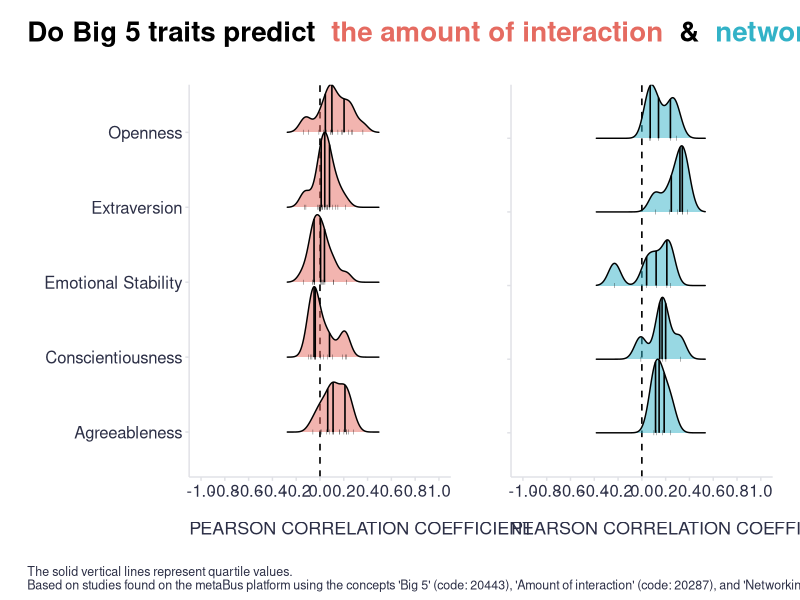

Recreate this plot in R.
# The following concepts were used to search for relevant studies on the metaBus platform (their respective codes are given in brackets):
# Big 5 (20443)  
# Amount of interaction (20287) 
# Networking behavior (80017)

# setting environment ----


# uploading libraries
library(tidyverse) # for data manipulation and visualization 
library(ggridges) # for data visualization
library(ggtext) # for enabling markdown in ggplots
library(patchwork) #  for combining separate ggplots


# data preparation ----

# uploading data
interaction <- readr::read_csv("./interactionAmount.csv")
networking <- readr::read_csv("./networkingBehavior.csv")

# preparing dataset for amount of interaction concept
interactionPrep <- interaction %>%
  dplyr::filter(
    # removing non-relevant personality characteristics 
    !Var1 %in% c("Empathic concern"),
    # limiting to studies conducted at the individual level
    Var2Unit == "Individual"
  ) %>%
  # reversing Neuroticism to Emotional Stability
  dplyr::mutate(
    r = case_when(
      Var1 == "Neuroticism" ~ r*-1,
      TRUE ~ r
    )
  ) %>%
  # uniting the names of personality characteristics across the studies
  dplyr::mutate(
    Var1 = case_when(
      stringr::str_detect(Var1, "Extraversion") | stringr::str_detect(Var1, "Extroversion") | stringr::str_detect(Var1, "extraversion") ~ "Extraversion",
      stringr::str_detect(Var1, "Openness to experience") | stringr::str_detect(Var1, "openness") ~ "Openness",
      stringr::str_detect(Var1, "agreeableness") ~ "Agreeableness",
      stringr::str_detect(Var1, "emotional stability") | stringr::str_detect(Var1, "Neuroticism") ~ "Emotional Stability",
      stringr::str_detect(Var1, "Conscientious") | stringr::str_detect(Var1, "Consciousness") ~ "Conscientiousness",
      TRUE ~ Var1
    )
  )

# preparing dataset for networking behavior concept
networkingPrep <- networking %>%
  dplyr::filter(
    Var2Unit == "Individual"
  ) %>%
  # reversing Neuroticism to Emotional Stability
  dplyr::mutate(
    r = case_when(
      Var1 == "Neuroticism" ~ r*-1,
      TRUE ~ r
    )
  ) %>%
  # uniting the names of personality characteristics across the studies
  dplyr::mutate(
    Var1 = case_when(
      stringr::str_detect(Var1, "Openness") ~ "Openness",
      stringr::str_detect(Var1, "Emotional stability") | stringr::str_detect(Var1, "Neuroticism") ~ "Emotional Stability",
      stringr::str_detect(Var1, "Conscientious") | stringr::str_detect(Var1, "Consciousness") ~ "Conscientiousness",
      TRUE ~ Var1
    )
  )


# data visualization ----

# creating chart for the amount of interaction concept
interactionChart <- interactionPrep %>%
  ggplot2::ggplot(aes(x = r, y = Var1)) + 
  ggplot2::geom_vline(xintercept = 0, linetype = "dashed", size = 0.56) +
  ggridges::geom_density_ridges(
    fill = "#e56b61",
    alpha = 0.5,
    scale = 1,
    jittered_points = TRUE,
    position = position_points_jitter(width = 0, height = 0,seed = 123),
    point_shape = '|', point_size = 1, point_alpha = 1, 
    quantile_lines =TRUE, vline_linetype = "solid", vline_color = "black", vline_size = 0.55
    #quantile_fun=function(x,...)median(x)
  ) +
  ggplot2::scale_x_continuous(limits = c(-1, 1), breaks = seq(-1,1,0.2)) +
  ggplot2::labs(
    x = "PEARSON CORRELATION COEFFICIENT",
    y = ""
  ) +
  ggplot2::theme(
    plot.title = element_text(color = '#2C2F46', face = "bold", size = 20, margin=margin(0,0,12,0), hjust = 0.5),
    plot.subtitle = element_text(color = '#2C2F46', face = "plain", size = 16, margin=margin(0,0,20,0)),
    plot.caption = element_text(color = '#2C2F46', face = "plain", size = 11, hjust = 0),
    axis.title.x = element_text(margin = margin(t = 15, r = 0, b = 0, l = 0), color = '#2C2F46', face = "plain", size = 13, lineheight = 16, hjust = 0),
    axis.title.y = element_text(margin = margin(t = 0, r = 0, b = 0, l = 0), color = '#2C2F46', face = "plain", size = 13, lineheight = 16, hjust = 1),
    legend.title = element_text(color = '#2C2F46', face = "plain", size = 12),
    legend.text = element_text(color = '#2C2F46', face = "plain", size = 10),
    axis.text = element_text(color = '#2C2F46', face = "plain", size = 12, lineheight = 16),
    axis.text.x = element_text(),
    legend.position = "right",
    axis.line.x = element_line(colour = "#E0E1E6"),
    axis.line.y = element_line(colour = "#E0E1E6"),
    panel.background = element_blank(),
    panel.grid.major.y = element_blank(),
    panel.grid.major.x = element_blank(),
    panel.grid.minor = element_blank(),
    axis.ticks.x = element_line(color = "#E0E1E6"),
    axis.ticks.y = element_line(color = "#E0E1E6"),
    plot.margin=unit(c(5,5,5,5),"mm"), 
    plot.title.position = "plot",
    plot.caption.position =  "plot"
)

# creating chart for the networking behavior concept
networkingChart <- networkingPrep %>%
  ggplot2::ggplot(aes(x = r, y = Var1)) + 
  ggplot2::geom_vline(xintercept = 0, linetype = "dashed", size = 0.56) +
  ggridges::geom_density_ridges(
    fill = "#32b2c7",
    alpha = 0.5,
    scale = 1,
    jittered_points = TRUE,
    position = position_points_jitter(width = 0, height = 0,seed = 123),
    point_shape = '|', point_size = 1, point_alpha = 1, 
    quantile_lines =TRUE, vline_linetype = "solid", vline_color = "black", vline_size = 0.55
    #quantile_fun=function(x,...)median(x)
  ) +
  ggplot2::scale_x_continuous(limits = c(-1, 1), breaks = seq(-1,1,0.2)) +
  ggplot2::labs(
    x = "PEARSON CORRELATION COEFFICIENT",
    y = ""
  ) +
  ggplot2::theme(
    plot.title = element_text(color = '#2C2F46', face = "bold", size = 20, margin=margin(0,0,12,0), hjust = 0.5),
    plot.subtitle = element_text(color = '#2C2F46', face = "plain", size = 16, margin=margin(0,0,20,0)),
    plot.caption = element_text(color = '#2C2F46', face = "plain", size = 11, hjust = 0),
    axis.title.x = element_text(margin = margin(t = 15, r = 0, b = 0, l = 0), color = '#2C2F46', face = "plain", size = 13, lineheight = 16, hjust = 0),
    axis.title.y = element_text(margin = margin(t = 0, r = 0, b = 0, l = 0), color = '#2C2F46', face = "plain", size = 13, lineheight = 16, hjust = 1),
    legend.title = element_text(color = '#2C2F46', face = "plain", size = 12),
    legend.text = element_text(color = '#2C2F46', face = "plain", size = 10),
    axis.text.y = element_blank(),
    axis.text = element_text(color = '#2C2F46', face = "plain", size = 12, lineheight = 16),
    legend.position = "right",
    axis.line.x = element_line(colour = "#E0E1E6"),
    axis.line.y = element_line(colour = "#E0E1E6"),
    panel.background = element_blank(),
    panel.grid.major.y = element_blank(),
    panel.grid.major.x = element_blank(),
    panel.grid.minor = element_blank(),
    axis.ticks.x = element_line(color = "#E0E1E6"),
    axis.ticks.y = element_line(color = "#E0E1E6"),
    plot.margin=unit(c(5,5,5,5),"mm"), 
    plot.title.position = "plot",
    plot.caption.position =  "plot"
  )

# combining the charts together
g <- interactionChart + networkingChart 

# adding title and caption
g <- g + patchwork::plot_annotation(
  title = "<span style='font-size:20pt;font-weight:bold;'>**Do Big 5 traits predict** 
    <span style='color:#e56b61;'>**the amount of interaction**</span> **&**
    <span style='color:#32b2c7;'>**networking behavior**</span> **of employees?**
    </span>",
  
  caption = "The solid vertical lines represent quartile values.\nBased on studies found on the metaBus platform using the concepts 'Big 5' (code: 20443), 'Amount of interaction' (code: 20287), and 'Networking behavior' (code: 80017).",
  theme = theme(
    plot.title = ggtext::element_markdown(lineheight = 1.1, margin=margin(10,0,12,0)),
    plot.caption = element_text(color = '#2C2F46', face = "plain", size = 9, hjust = 0)
    )
  )

# saving the chart
png("./personality_interaction_networking.png", height = 6, width = 12.5, units = 'in', res = 500)
g
dev.off()

